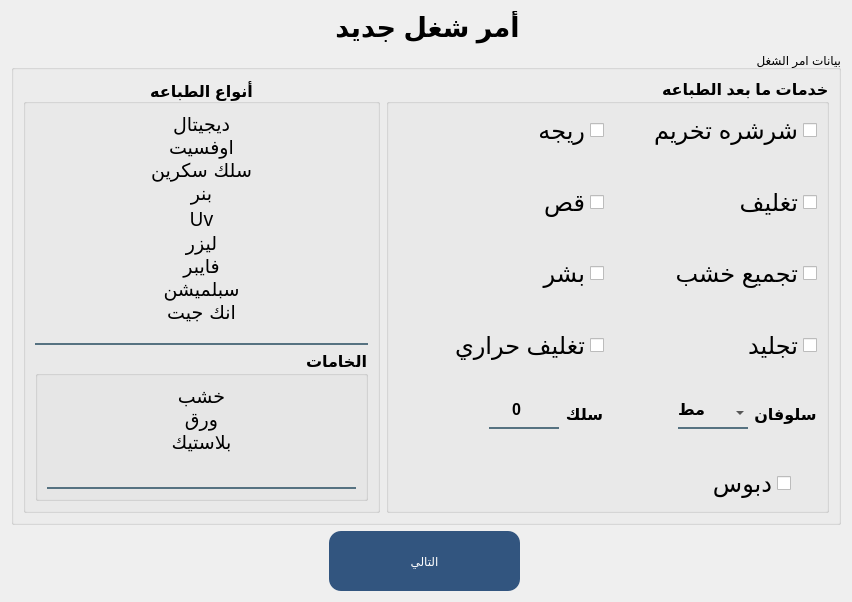
<?xml version="1.0" encoding="UTF-8"?>
<ui version="4.0">
 <class>Form</class>
 <widget class="QWidget" name="Form">
  <property name="geometry">
   <rect>
    <x>0</x>
    <y>0</y>
    <width>848</width>
    <height>598</height>
   </rect>
  </property>
  <property name="windowTitle">
   <string>Form</string>
  </property>
  <layout class="QGridLayout" name="gridLayout_2">
   <item row="0" column="3">
    <spacer name="horizontalSpacer_11">
     <property name="orientation">
      <enum>Qt::Horizontal</enum>
     </property>
     <property name="sizeHint" stdset="0">
      <size>
       <width>386</width>
       <height>20</height>
      </size>
     </property>
    </spacer>
   </item>
   <item row="0" column="2">
    <widget class="QLabel" name="label">
     <property name="maximumSize">
      <size>
       <width>271</width>
       <height>71</height>
      </size>
     </property>
     <property name="font">
      <font>
       <pointsize>20</pointsize>
       <weight>75</weight>
       <bold>true</bold>
      </font>
     </property>
     <property name="text">
      <string>أمر شغل جديد</string>
     </property>
     <property name="alignment">
      <set>Qt::AlignCenter</set>
     </property>
    </widget>
   </item>
   <item row="0" column="0" colspan="2">
    <spacer name="horizontalSpacer_10">
     <property name="orientation">
      <enum>Qt::Horizontal</enum>
     </property>
     <property name="sizeHint" stdset="0">
      <size>
       <width>384</width>
       <height>20</height>
      </size>
     </property>
    </spacer>
   </item>
   <item row="2" column="3">
    <spacer name="horizontalSpacer_2">
     <property name="orientation">
      <enum>Qt::Horizontal</enum>
     </property>
     <property name="sizeHint" stdset="0">
      <size>
       <width>386</width>
       <height>20</height>
      </size>
     </property>
    </spacer>
   </item>
   <item row="2" column="0">
    <spacer name="horizontalSpacer">
     <property name="orientation">
      <enum>Qt::Horizontal</enum>
     </property>
     <property name="sizeHint" stdset="0">
      <size>
       <width>384</width>
       <height>20</height>
      </size>
     </property>
    </spacer>
   </item>
   <item row="2" column="1" colspan="2">
    <widget class="QPushButton" name="next_btn">
     <property name="minimumSize">
      <size>
       <width>0</width>
       <height>60</height>
      </size>
     </property>
     <property name="maximumSize">
      <size>
       <width>16777215</width>
       <height>16777215</height>
      </size>
     </property>
     <property name="styleSheet">
      <string notr="true">font: 11pt &quot;Acumin Pro&quot;;
color: rgb(255, 255, 255);
background-color: rgb(50, 85, 127);

 border-radius: 12px;
</string>
     </property>
     <property name="text">
      <string>التالي</string>
     </property>
    </widget>
   </item>
   <item row="1" column="0" colspan="4">
    <widget class="QGroupBox" name="groupBox">
     <property name="minimumSize">
      <size>
       <width>830</width>
       <height>475</height>
      </size>
     </property>
     <property name="title">
      <string>بيانات امر الشغل</string>
     </property>
     <property name="alignment">
      <set>Qt::AlignRight|Qt::AlignTrailing|Qt::AlignVCenter</set>
     </property>
     <layout class="QGridLayout" name="gridLayout_5">
      <item row="0" column="0">
       <widget class="QGroupBox" name="groupBox_3">
        <property name="minimumSize">
         <size>
          <width>300</width>
          <height>0</height>
         </size>
        </property>
        <property name="maximumSize">
         <size>
          <width>600</width>
          <height>16777215</height>
         </size>
        </property>
        <property name="font">
         <font>
          <pointsize>12</pointsize>
          <weight>75</weight>
          <bold>true</bold>
         </font>
        </property>
        <property name="layoutDirection">
         <enum>Qt::RightToLeft</enum>
        </property>
        <property name="title">
         <string>أنواع الطباعه</string>
        </property>
        <property name="alignment">
         <set>Qt::AlignCenter</set>
        </property>
        <layout class="QGridLayout" name="gridLayout_3">
         <item row="1" column="0">
          <widget class="QGroupBox" name="groupBox_4">
           <property name="minimumSize">
            <size>
             <width>0</width>
             <height>0</height>
            </size>
           </property>
           <property name="maximumSize">
            <size>
             <width>16777215</width>
             <height>150</height>
            </size>
           </property>
           <property name="font">
            <font>
             <pointsize>12</pointsize>
             <weight>75</weight>
             <bold>true</bold>
            </font>
           </property>
           <property name="layoutDirection">
            <enum>Qt::RightToLeft</enum>
           </property>
           <property name="title">
            <string>الخامات</string>
           </property>
           <layout class="QGridLayout" name="gridLayout_4">
            <item row="0" column="0">
             <widget class="QListWidget" name="color_listWidget_2">
              <property name="font">
               <font>
                <family>Acumin Pro</family>
                <pointsize>11</pointsize>
                <weight>50</weight>
                <italic>false</italic>
                <bold>false</bold>
               </font>
              </property>
              <property name="cursor" stdset="0">
               <cursorShape>ArrowCursor</cursorShape>
              </property>
              <property name="layoutDirection">
               <enum>Qt::RightToLeft</enum>
              </property>
              <property name="styleSheet">
               <string notr="true">background-color:rgba(0, 0, 0, 0);
border:none;
border-bottom:2px solid rgba(46, 82, 101, 200);
font: 11pt &quot;Acumin Pro&quot;;
padding-bottom:7px;</string>
              </property>
              <property name="selectionMode">
               <enum>QAbstractItemView::MultiSelection</enum>
              </property>
              <property name="textElideMode">
               <enum>Qt::ElideLeft</enum>
              </property>
              <property name="viewMode">
               <enum>QListView::ListMode</enum>
              </property>
              <item>
               <property name="text">
                <string>خشب</string>
               </property>
               <property name="font">
                <font>
                 <pointsize>14</pointsize>
                </font>
               </property>
               <property name="textAlignment">
                <set>AlignCenter</set>
               </property>
              </item>
              <item>
               <property name="text">
                <string>ورق</string>
               </property>
               <property name="font">
                <font>
                 <pointsize>14</pointsize>
                </font>
               </property>
               <property name="textAlignment">
                <set>AlignCenter</set>
               </property>
              </item>
              <item>
               <property name="text">
                <string>بلاستيك</string>
               </property>
               <property name="font">
                <font>
                 <pointsize>14</pointsize>
                </font>
               </property>
               <property name="textAlignment">
                <set>AlignCenter</set>
               </property>
              </item>
             </widget>
            </item>
           </layout>
          </widget>
         </item>
         <item row="0" column="0">
          <widget class="QListWidget" name="color_listWidget">
           <property name="font">
            <font>
             <family>Acumin Pro</family>
             <pointsize>11</pointsize>
             <weight>50</weight>
             <italic>false</italic>
             <bold>false</bold>
            </font>
           </property>
           <property name="cursor" stdset="0">
            <cursorShape>ArrowCursor</cursorShape>
           </property>
           <property name="layoutDirection">
            <enum>Qt::RightToLeft</enum>
           </property>
           <property name="styleSheet">
            <string notr="true">background-color:rgba(0, 0, 0, 0);
border:none;
border-bottom:2px solid rgba(46, 82, 101, 200);
font: 11pt &quot;Acumin Pro&quot;;
padding-bottom:7px;</string>
           </property>
           <property name="selectionMode">
            <enum>QAbstractItemView::MultiSelection</enum>
           </property>
           <property name="textElideMode">
            <enum>Qt::ElideLeft</enum>
           </property>
           <property name="viewMode">
            <enum>QListView::ListMode</enum>
           </property>
           <item>
            <property name="text">
             <string>ديجيتال</string>
            </property>
            <property name="font">
             <font>
              <pointsize>14</pointsize>
             </font>
            </property>
            <property name="textAlignment">
             <set>AlignCenter</set>
            </property>
           </item>
           <item>
            <property name="text">
             <string>اوفسيت</string>
            </property>
            <property name="font">
             <font>
              <pointsize>14</pointsize>
             </font>
            </property>
            <property name="textAlignment">
             <set>AlignCenter</set>
            </property>
           </item>
           <item>
            <property name="text">
             <string>سلك سكرين</string>
            </property>
            <property name="font">
             <font>
              <pointsize>14</pointsize>
             </font>
            </property>
            <property name="textAlignment">
             <set>AlignCenter</set>
            </property>
           </item>
           <item>
            <property name="text">
             <string>بنر</string>
            </property>
            <property name="font">
             <font>
              <pointsize>14</pointsize>
             </font>
            </property>
            <property name="textAlignment">
             <set>AlignCenter</set>
            </property>
           </item>
           <item>
            <property name="text">
             <string>Uv</string>
            </property>
            <property name="font">
             <font>
              <pointsize>14</pointsize>
             </font>
            </property>
            <property name="textAlignment">
             <set>AlignCenter</set>
            </property>
           </item>
           <item>
            <property name="text">
             <string>ليزر</string>
            </property>
            <property name="font">
             <font>
              <pointsize>14</pointsize>
             </font>
            </property>
            <property name="textAlignment">
             <set>AlignCenter</set>
            </property>
           </item>
           <item>
            <property name="text">
             <string>فايبر</string>
            </property>
            <property name="font">
             <font>
              <pointsize>14</pointsize>
             </font>
            </property>
            <property name="textAlignment">
             <set>AlignCenter</set>
            </property>
           </item>
           <item>
            <property name="text">
             <string>سبلميشن</string>
            </property>
            <property name="font">
             <font>
              <pointsize>14</pointsize>
             </font>
            </property>
            <property name="textAlignment">
             <set>AlignCenter</set>
            </property>
           </item>
           <item>
            <property name="text">
             <string>انك جيت</string>
            </property>
            <property name="font">
             <font>
              <pointsize>14</pointsize>
             </font>
            </property>
            <property name="textAlignment">
             <set>AlignCenter</set>
            </property>
           </item>
          </widget>
         </item>
        </layout>
       </widget>
      </item>
      <item row="0" column="1">
       <widget class="QGroupBox" name="groupBox_5">
        <property name="font">
         <font>
          <pointsize>12</pointsize>
          <weight>75</weight>
          <bold>true</bold>
         </font>
        </property>
        <property name="layoutDirection">
         <enum>Qt::RightToLeft</enum>
        </property>
        <property name="title">
         <string>خدمات ما بعد الطباعه</string>
        </property>
        <layout class="QGridLayout" name="gridLayout">
         <item row="0" column="0" colspan="4">
          <layout class="QHBoxLayout" name="horizontalLayout">
           <item>
            <widget class="QCheckBox" name="checkBox_6">
             <property name="font">
              <font>
               <pointsize>18</pointsize>
               <weight>50</weight>
               <bold>false</bold>
              </font>
             </property>
             <property name="text">
              <string>شرشره تخريم</string>
             </property>
            </widget>
           </item>
           <item>
            <widget class="QCheckBox" name="checkBox">
             <property name="font">
              <font>
               <pointsize>18</pointsize>
               <weight>50</weight>
               <bold>false</bold>
              </font>
             </property>
             <property name="text">
              <string>ريجه</string>
             </property>
            </widget>
           </item>
          </layout>
         </item>
         <item row="1" column="3">
          <spacer name="verticalSpacer">
           <property name="orientation">
            <enum>Qt::Vertical</enum>
           </property>
           <property name="sizeHint" stdset="0">
            <size>
             <width>20</width>
             <height>24</height>
            </size>
           </property>
          </spacer>
         </item>
         <item row="2" column="0" colspan="4">
          <layout class="QHBoxLayout" name="horizontalLayout_4">
           <item>
            <widget class="QCheckBox" name="checkBox_7">
             <property name="font">
              <font>
               <pointsize>18</pointsize>
               <weight>50</weight>
               <bold>false</bold>
              </font>
             </property>
             <property name="text">
              <string>تغليف</string>
             </property>
            </widget>
           </item>
           <item>
            <widget class="QCheckBox" name="checkBox_5">
             <property name="font">
              <font>
               <pointsize>18</pointsize>
               <weight>50</weight>
               <bold>false</bold>
              </font>
             </property>
             <property name="text">
              <string>قص</string>
             </property>
            </widget>
           </item>
          </layout>
         </item>
         <item row="3" column="0">
          <spacer name="verticalSpacer_2">
           <property name="orientation">
            <enum>Qt::Vertical</enum>
           </property>
           <property name="sizeHint" stdset="0">
            <size>
             <width>20</width>
             <height>23</height>
            </size>
           </property>
          </spacer>
         </item>
         <item row="4" column="0" colspan="4">
          <layout class="QHBoxLayout" name="horizontalLayout_5">
           <item>
            <widget class="QCheckBox" name="checkBox_8">
             <property name="font">
              <font>
               <pointsize>18</pointsize>
               <weight>50</weight>
               <bold>false</bold>
              </font>
             </property>
             <property name="text">
              <string>تجميع خشب</string>
             </property>
            </widget>
           </item>
           <item>
            <widget class="QCheckBox" name="checkBox_3">
             <property name="font">
              <font>
               <pointsize>18</pointsize>
               <weight>50</weight>
               <bold>false</bold>
              </font>
             </property>
             <property name="text">
              <string>بشر</string>
             </property>
            </widget>
           </item>
          </layout>
         </item>
         <item row="5" column="2">
          <spacer name="verticalSpacer_3">
           <property name="orientation">
            <enum>Qt::Vertical</enum>
           </property>
           <property name="sizeHint" stdset="0">
            <size>
             <width>20</width>
             <height>24</height>
            </size>
           </property>
          </spacer>
         </item>
         <item row="6" column="0" colspan="4">
          <layout class="QHBoxLayout" name="horizontalLayout_6">
           <item>
            <widget class="QCheckBox" name="checkBox_9">
             <property name="font">
              <font>
               <pointsize>18</pointsize>
               <weight>50</weight>
               <bold>false</bold>
              </font>
             </property>
             <property name="text">
              <string>تجليد</string>
             </property>
            </widget>
           </item>
           <item>
            <widget class="QCheckBox" name="checkBox_2">
             <property name="font">
              <font>
               <pointsize>18</pointsize>
               <weight>50</weight>
               <bold>false</bold>
              </font>
             </property>
             <property name="text">
              <string>تغليف حراري</string>
             </property>
            </widget>
           </item>
          </layout>
         </item>
         <item row="7" column="2">
          <spacer name="verticalSpacer_4">
           <property name="orientation">
            <enum>Qt::Vertical</enum>
           </property>
           <property name="sizeHint" stdset="0">
            <size>
             <width>20</width>
             <height>23</height>
            </size>
           </property>
          </spacer>
         </item>
         <item row="8" column="0" colspan="4">
          <layout class="QHBoxLayout" name="horizontalLayout_7">
           <item>
            <layout class="QHBoxLayout" name="horizontalLayout_2">
             <item>
              <widget class="QLabel" name="label_3">
               <property name="text">
                <string>سلوفان</string>
               </property>
               <property name="alignment">
                <set>Qt::AlignCenter</set>
               </property>
              </widget>
             </item>
             <item>
              <widget class="QComboBox" name="comboBox">
               <property name="minimumSize">
                <size>
                 <width>70</width>
                 <height>0</height>
                </size>
               </property>
               <property name="maximumSize">
                <size>
                 <width>70</width>
                 <height>16777215</height>
                </size>
               </property>
               <property name="layoutDirection">
                <enum>Qt::LeftToRight</enum>
               </property>
               <property name="styleSheet">
                <string notr="true">background-color:rgba(0, 0, 0, 0);
border:none;
border-bottom:2px solid rgba(46, 82, 101, 200);
font: 11pt &quot;Acumin Pro&quot;;
padding-bottom:7px;</string>
               </property>
               <item>
                <property name="text">
                 <string>مط</string>
                </property>
               </item>
               <item>
                <property name="text">
                 <string>لامع</string>
                </property>
               </item>
              </widget>
             </item>
             <item>
              <spacer name="horizontalSpacer_4">
               <property name="orientation">
                <enum>Qt::Horizontal</enum>
               </property>
               <property name="sizeHint" stdset="0">
                <size>
                 <width>40</width>
                 <height>20</height>
                </size>
               </property>
              </spacer>
             </item>
            </layout>
           </item>
           <item>
            <layout class="QHBoxLayout" name="horizontalLayout_3">
             <item>
              <widget class="QLabel" name="label_4">
               <property name="layoutDirection">
                <enum>Qt::RightToLeft</enum>
               </property>
               <property name="text">
                <string>سلك</string>
               </property>
               <property name="alignment">
                <set>Qt::AlignCenter</set>
               </property>
              </widget>
             </item>
             <item>
              <widget class="QSpinBox" name="spinBox">
               <property name="minimumSize">
                <size>
                 <width>70</width>
                 <height>0</height>
                </size>
               </property>
               <property name="maximumSize">
                <size>
                 <width>70</width>
                 <height>16777215</height>
                </size>
               </property>
               <property name="layoutDirection">
                <enum>Qt::LeftToRight</enum>
               </property>
               <property name="styleSheet">
                <string notr="true">background-color:rgba(0, 0, 0, 0);
border:none;
border-bottom:2px solid rgba(46, 82, 101, 200);
font: 11pt &quot;Acumin Pro&quot;;
padding-bottom:7px;</string>
               </property>
               <property name="alignment">
                <set>Qt::AlignCenter</set>
               </property>
              </widget>
             </item>
             <item>
              <spacer name="horizontalSpacer_5">
               <property name="orientation">
                <enum>Qt::Horizontal</enum>
               </property>
               <property name="sizeHint" stdset="0">
                <size>
                 <width>40</width>
                 <height>20</height>
                </size>
               </property>
              </spacer>
             </item>
            </layout>
           </item>
          </layout>
         </item>
         <item row="9" column="1">
          <spacer name="verticalSpacer_5">
           <property name="orientation">
            <enum>Qt::Vertical</enum>
           </property>
           <property name="sizeHint" stdset="0">
            <size>
             <width>20</width>
             <height>24</height>
            </size>
           </property>
          </spacer>
         </item>
         <item row="10" column="1" colspan="2">
          <layout class="QHBoxLayout" name="horizontalLayout_8">
           <item>
            <widget class="QCheckBox" name="checkBox_4">
             <property name="font">
              <font>
               <pointsize>18</pointsize>
               <weight>50</weight>
               <bold>false</bold>
              </font>
             </property>
             <property name="text">
              <string>دبوس</string>
             </property>
            </widget>
           </item>
           <item>
            <spacer name="horizontalSpacer_3">
             <property name="orientation">
              <enum>Qt::Horizontal</enum>
             </property>
             <property name="sizeHint" stdset="0">
              <size>
               <width>40</width>
               <height>20</height>
              </size>
             </property>
            </spacer>
           </item>
          </layout>
         </item>
         <item row="10" column="3">
          <spacer name="horizontalSpacer_6">
           <property name="orientation">
            <enum>Qt::Horizontal</enum>
           </property>
           <property name="sizeHint" stdset="0">
            <size>
             <width>40</width>
             <height>20</height>
            </size>
           </property>
          </spacer>
         </item>
        </layout>
       </widget>
      </item>
     </layout>
    </widget>
   </item>
  </layout>
 </widget>
 <resources/>
 <connections/>
</ui>
